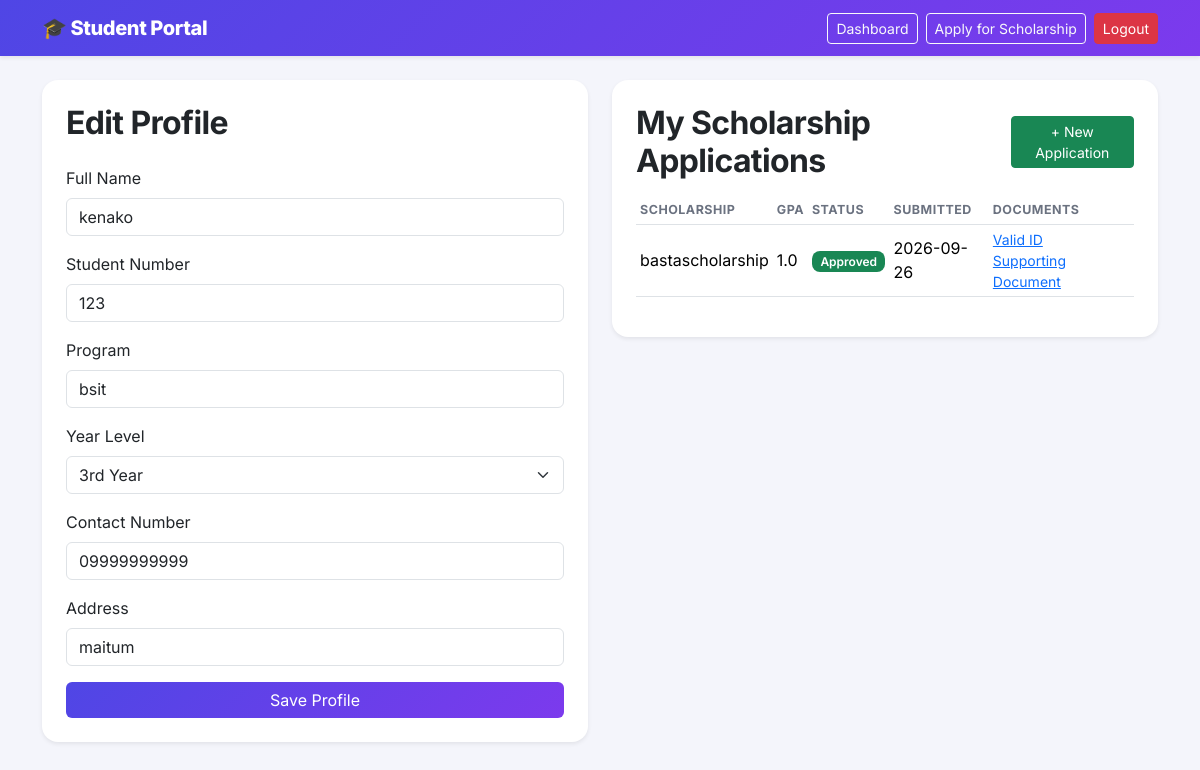
The app's page /dashboard (signed in) with its own data.
### models.py (models this page shows, shortened)
class Student(db.Model):
    __tablename__ = 'students'
    id = db.Column(db.Integer, primary_key=True)
    user_id = db.Column(db.Integer, db.ForeignKey('users.id'), nullable=False, unique=True)
    full_name = db.Column(db.String(120), nullable=False)
    student_number = db.Column(db.String(40), unique=True, nullable=False, index=True)
    program = db.Column(db.String(120), nullable=True)
    year_level = db.Column(db.String(20), nullable=True)
    contact_number = db.Column(db.String(20), nullable=True)
    address = db.Column(db.String(255), nullable=True)
    scholarships = db.relationship(
        'ScholarshipApplication', backref='student', cascade='all, delete-orphan',
        order_by='desc(ScholarshipApplication.submitted_at)'
    )

class ScholarshipApplication(db.Model):
    __tablename__ = 'scholarship_applications'
    id = db.Column(db.Integer, primary_key=True)
    student_id = db.Column(db.Integer, db.ForeignKey('students.id'), nullable=False)
    scholarship_name = db.Column(db.String(150), nullable=False)
    gpa = db.Column(db.Float, nullable=False)
    reason = db.Column(db.Text, nullable=False)
    status = db.Column(db.String(20), default='Pending', nullable=False)
    submitted_at = db.Column(db.DateTime, default=datetime.utcnow)
    documents = db.relationship(
        'Document', backref='scholarship', cascade='all, delete-orphan'
    )

class Document(db.Model):
    __tablename__ = 'documents'
    id = db.Column(db.Integer, primary_key=True)
    scholarship_id = db.Column(
        db.Integer, db.ForeignKey('scholarship_applications.id'), nullable=False
    )
    document_type = db.Column(db.String(50), nullable=False)
    original_filename = db.Column(db.String(255), nullable=False)
    stored_filename = db.Column(db.String(255), nullable=False, unique=True)
    uploaded_at = db.Column(db.DateTime, default=datetime.utcnow)

### app.py (the view, shortened to what this page needs)
    @app.route('/dashboard', methods=['GET', 'POST'])
    @login_required
    def dashboard():
        student = current_user.student
        form = StudentProfileForm(obj=student)
        applications = student.scholarships if student else []
        return render_template(
            'dashboard.html', form=form, student=student, applications=applications
        )

### forms.py
class StudentProfileForm(FlaskForm):
    full_name = StringField('Full Name', validators=[DataRequired(), Length(max=120)])
    student_number = StringField(
        'Student Number',
        validators=[
            DataRequired(), Length(max=40),
            Regexp(r'^[A-Za-z0-9\-]+$', message='Letters, numbers, and dashes only.')
        ]
    )
    program = StringField('Program', validators=[Length(max=120)])
    year_level = SelectField(
        'Year Level',
        choices=[('1', '1st Year'), ('2', '2nd Year'), ('3', '3rd Year'),
                 ('4', '4th Year'), ('5', '5th Year+')],
        validators=[DataRequired()]
    )
    contact_number = StringField(
        'Contact Number',
        validators=[Length(max=20), Regexp(r'^[0-9+\-\s]*$', message='Digits only.')]
    )
    address = StringField('Address', validators=[Length(max=255)])
    submit = SubmitField('Save Profile')

### templates/dashboard.html (shortened to what this page needs)
{% extends 'base.html' %}
{% block content %}
<div class="row g-4">
    <div class="col-lg-6">
        <div class="card shadow-sm">
            <div class="card-body p-4">
                <h2 class="mb-4">{{ 'Edit Profile' if student else 'Create Your Profile' }}</h2>
                <form method="POST" novalidate>
                    <div class="mb-3">
                        {{ form.full_name.label(class="form-label") }}
                        {{ form.full_name(class="form-control" + (" is-invalid" if form.full_name.errors else "")) }}
                    </div>
                    <div class="mb-3">
                        {{ form.student_number.label(class="form-label") }}
                        {{ form.student_number(class="form-control" + (" is-invalid" if form.student_number.errors else "")) }}
                    </div>
                    <div class="mb-3">
                        {{ form.program.label(class="form-label") }}
                        {{ form.program(class="form-control" + (" is-invalid" if form.program.errors else "")) }}
                    </div>
                    <div class="mb-3">
                        {{ form.year_level.label(class="form-label") }}
                        {{ form.year_level(class="form-select" + (" is-invalid" if form.year_level.errors else "")) }}
                    </div>
                    <div class="mb-3">
                        {{ form.contact_number.label(class="form-label") }}
                        {{ form.contact_number(class="form-control" + (" is-invalid" if form.contact_number.errors else "")) }}
                    </div>
                    <div class="mb-3">
                        {{ form.address.label(class="form-label") }}
                        {{ form.address(class="form-control" + (" is-invalid" if form.address.errors else "")) }}
                    </div>
                    {{ form.submit(class="btn btn-primary w-100") }}
                </form>
            </div>
        </div>
    </div>
    <div class="col-lg-6">
        <div class="card shadow-sm">
            <div class="card-body p-4">
                <div class="d-flex justify-content-between align-items-center mb-3">
                    <h2 class="mb-0">My Scholarship Applications</h2>
                    <a href="{{ url_for('scholarship_apply') }}" class="btn btn-success btn-sm">+ New Application</a>
                </div>
                {% if not student %}
                    <p class="text-muted">Complete your profile first to apply for a scholarship.</p>
                {% elif applications|length == 0 %}
                    <p class="text-muted">You have no scholarship applications yet.</p>
                {% else %}
                    <div class="table-responsive">
                        <table class="table table-sm align-middle">
                            <thead>
                                <tr>
                                    <th>Scholarship</th>
                                    <th>GPA</th>
                                    <th>Status</th>
                                    <th>Submitted</th>
                                    <th>Documents</th>
                                </tr>
                            </thead>
                            <tbody>
                                {% for app in applications %}
                                <tr>
                                    <td>{{ app.scholarship_name }}</td>
                                    <td>{{ app.gpa }}</td>
                                    <td>
                                        <span class="badge bg-{{ 'success' if app.status == 'Approved' else ('danger' if app.status == 'Rejected' else 'warning') }}">
                                            {{ app.status }}
                                        </span>
                                    </td>
                                    <td>{{ app.submitted_at.strftime('%Y-%m-%d') }}</td>
                                    <td>
                                        {% for doc in app.documents %}
                                            <a href="{{ url_for('download_document', document_id=doc.id) }}" class="d-block small">{{ doc.document_type }}</a>
                                        {% endfor %}
                                    </td>
                                </tr>
                                {% endfor %}
                            </tbody>
                        </table>
                    </div>
                {% endif %}
            </div>
        </div>
    </div>
</div>
{% endblock %}

### templates/base.html (shortened to what this page needs)
<!DOCTYPE html>
<html lang="en">
<head>
    <link href="https://cdn.jsdelivr.net/npm/bootstrap@5.3.3/dist/css/bootstrap.min.css" rel="stylesheet">
</head>
<body>
<nav class="navbar navbar-expand navbar-dark navbar-brand-gradient mb-4 shadow-sm">
    <div class="container">
        <a class="navbar-brand" href="{{ url_for('index') }}">🎓 Student Portal</a>
        <div class="d-flex gap-2">
            {% if current_user.is_authenticated %}
                <a class="btn btn-outline-light btn-sm" href="{{ url_for('dashboard') }}">Dashboard</a>
                <a class="btn btn-outline-light btn-sm" href="{{ url_for('scholarship_apply') }}">Apply for Scholarship</a>
                <a class="btn btn-danger btn-sm" href="{{ url_for('logout') }}">Logout</a>
            {% else %}
                <a class="btn btn-outline-light btn-sm" href="{{ url_for('login') }}">Login</a>
                <a class="btn btn-light btn-sm" href="{{ url_for('register') }}">Register</a>
            {% endif %}
        </div>
    </div>
</nav>
<div class="container pb-5">
    {% block content %}{% endblock %}
</div>
</body>
</html>

### templates/base.html (style rules this page uses)
:root { --brand-1: #4f46e5; --brand-2: #7c3aed; --brand-ink: #1e1b4b; --bg-soft: #f4f5fb; }
body { font-family: 'Inter', system-ui, sans-serif; background: var(--bg-soft); color: #1f2333; }
.navbar-brand-gradient { background: linear-gradient(135deg, var(--brand-1), var(--brand-2)); }
.navbar-brand { font-weight: 800; letter-spacing: -0.02em; }
h1, h2, h3, .fw-brand { font-weight: 700; letter-spacing: -0.02em; }
.card { border: none; border-radius: 1rem; box-shadow: 0 1px 3px rgba(30, 27, 75, 0.06), 0 8px 24px rgba(30, 27, 75, 0.06); }
.btn-primary { background: linear-gradient(135deg, var(--brand-1), var(--brand-2)); border: none; }
.table thead th { font-size: 0.78rem; text-transform: uppercase; letter-spacing: 0.04em; color: #6b7280; border-bottom-width: 1px; }
.badge { font-weight: 600; padding: 0.4em 0.7em; border-radius: 0.5rem; }

### records on screen
Student: full_name "kenako", student_number "123", program "bsit", year_level "3rd Year", contact_number "09999999999", address "maitum"
ScholarshipApplication: scholarship_name "bastascholarship", gpa "1.0", status "Approved", submitted_at "2026-09-26"
Document: document_type "Valid ID"
Document: document_type "Supporting Document"

### other values on screen
{{ 'Edit Profile' if student else 'Create Your Profile' }} "Edit Profile"
